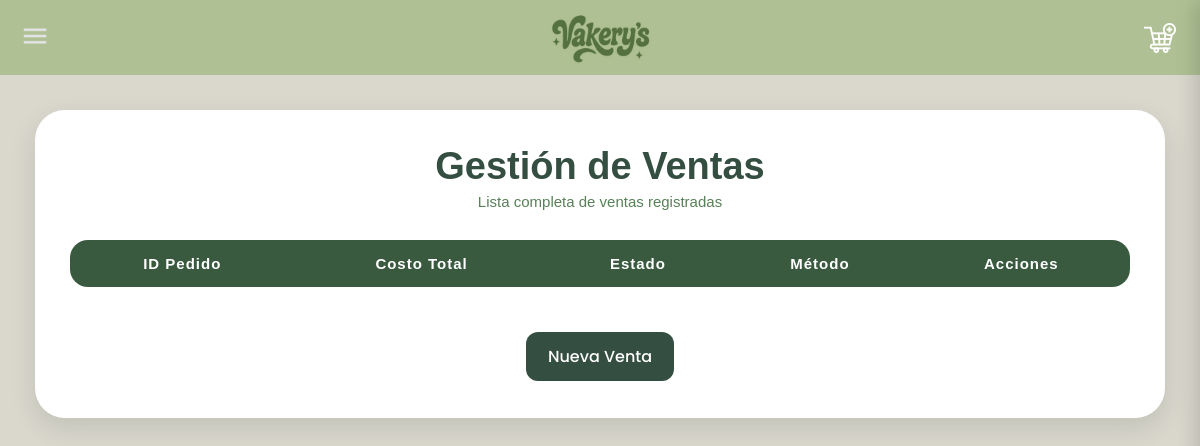
The app's page /Ventas/leerventa.php, older data.
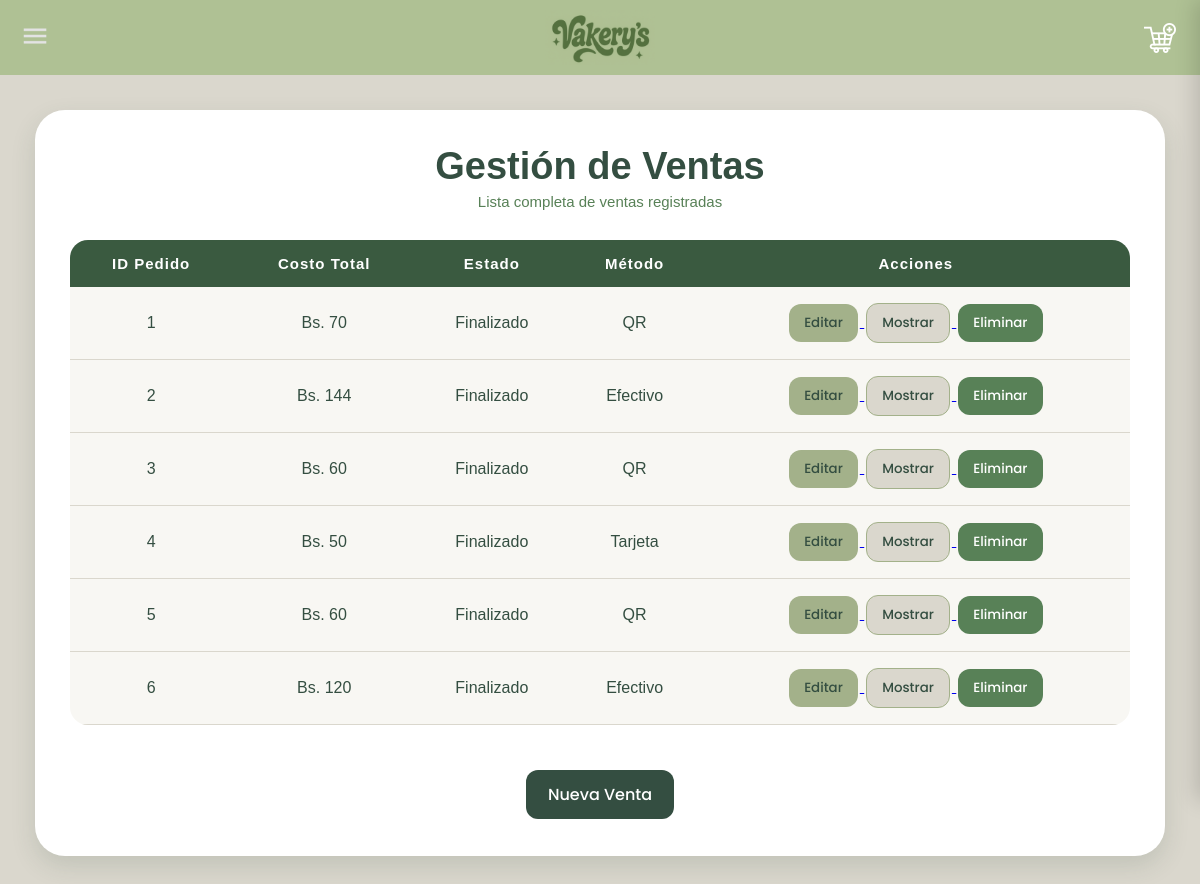
The same page, newer data.
### tables this page shows
CREATE TABLE IF NOT EXISTS `ventas` (
  `pedidos_id` INT NOT NULL,
  `costoTotal` INT NULL,
  `Estado` VARCHAR(45) NULL,
  `Metodo` VARCHAR(45) NULL,
  PRIMARY KEY (`pedidos_id`),
  CONSTRAINT `fk_ventas_pedidos1`
    FOREIGN KEY (`pedidos_id`)
    REFERENCES `pedidos` (`id`)
    ON DELETE NO ACTION
    ON UPDATE NO ACTION
);

### Ventas/leerventa.php (the view, shortened to what this page needs)
<?php
$servername = "localhost";
$username = "root";
$password = "";
$bdname = "vakerysss";
$conn = new mysqli($servername,$username, $password,$bdname);
$sql = "SELECT * FROM ventas";
?>
<!DOCTYPE html>
<html lang="es">
<head>
</head>
<body>
<div class="contenedor">
    <h1>Gestión de Ventas</h1>
    <p class="subtitulo">Lista completa de ventas registradas</p>
<?php
echo "<table class='tabla-estilo'>";
echo "
<tr>
    <th>ID Pedido</th>
    <th>Costo Total</th>
    <th>Estado</th>
    <th>Método</th>
    <th>Acciones</th>
</tr>
";
$resultado = $conn->query($sql);
if ($resultado &&$resultado->num_rows > 0){
    while($fila =$resultado->fetch_assoc()){
        $pedidos_id =$fila['pedidos_id'];
        echo "<tr>";
        echo "
        <td>".$fila['pedidos_id']."</td>
        <td>Bs. ".$fila['costoTotal']."</td>
        <td>".$fila['Estado']."</td>
        <td>".$fila['Metodo']."</td>
        <td>
            <a href='actualizarventa.php?pedidos_id=$pedidos_id'>
                <button class='editar'>Editar</button>
            </a>
            <a href='mostrarventa.php?pedidos_id=$pedidos_id'>
                <button class='mostrar'>Mostrar</button>
            </a>
            <a href='eliminarventa.php?pedidos_id=$pedidos_id'>
                <button class='eliminar'>Eliminar</button>
            </a>
        </td>";
        echo "</tr>";
    }
}
echo "</table>";
?>
<div class="boton-centro">
    <a href="crearventa.php">
        <button class="nuevo">Nueva Venta</button>
    </a>
</div>
</div>
</body>
</html>

Row changes from the older to the newer data that the page shows:
added ventas: pedidos_id "1", costoTotal "70", Estado "Finalizado", Metodo "QR"
added ventas: pedidos_id "2", costoTotal "144", Estado "Finalizado", Metodo "Efectivo"
added ventas: pedidos_id "3", costoTotal "60", Estado "Finalizado", Metodo "QR"
added ventas: pedidos_id "4", costoTotal "50", Estado "Finalizado", Metodo "Tarjeta"
added ventas: pedidos_id "5", costoTotal "60", Estado "Finalizado", Metodo "QR"
added ventas: pedidos_id "6", costoTotal "120", Estado "Finalizado", Metodo "Efectivo"
